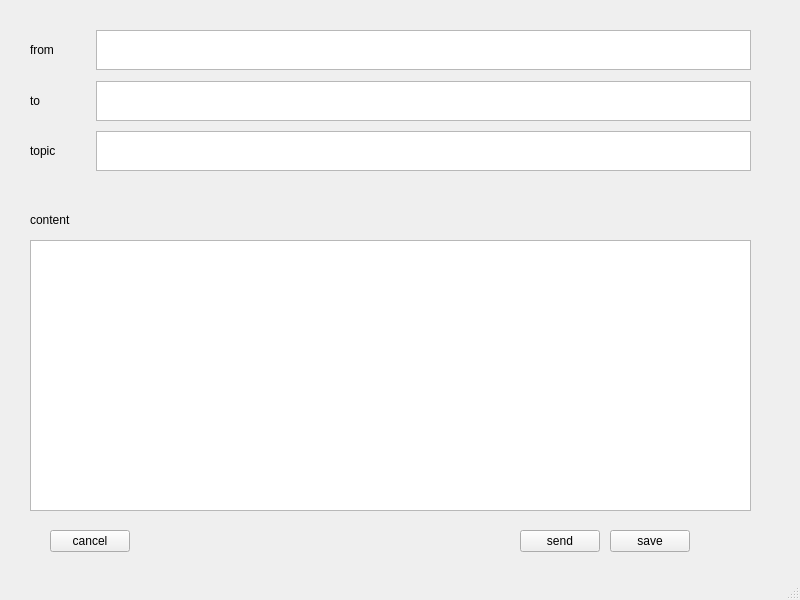
<?xml version="1.0" encoding="UTF-8"?>
<ui version="4.0">
 <class>NewMailWindow</class>
 <widget class="QMainWindow" name="NewMailWindow">
  <property name="geometry">
   <rect>
    <x>0</x>
    <y>0</y>
    <width>800</width>
    <height>600</height>
   </rect>
  </property>
  <property name="windowTitle">
   <string>MainWindow</string>
  </property>
  <widget class="QWidget" name="centralwidget">
   <widget class="QWidget" name="horizontalLayoutWidget">
    <property name="geometry">
     <rect>
      <x>30</x>
      <y>29</y>
      <width>721</width>
      <height>42</height>
     </rect>
    </property>
    <layout class="QHBoxLayout" name="horizontalLayout">
     <item>
      <widget class="QLabel" name="fromLabel">
       <property name="minimumSize">
        <size>
         <width>60</width>
         <height>40</height>
        </size>
       </property>
       <property name="text">
        <string>from</string>
       </property>
      </widget>
     </item>
     <item>
      <widget class="QTextEdit" name="fromTextEdit">
       <property name="maximumSize">
        <size>
         <width>16777215</width>
         <height>40</height>
        </size>
       </property>
      </widget>
     </item>
    </layout>
   </widget>
   <widget class="QWidget" name="horizontalLayoutWidget_2">
    <property name="geometry">
     <rect>
      <x>30</x>
      <y>80</y>
      <width>721</width>
      <height>42</height>
     </rect>
    </property>
    <layout class="QHBoxLayout" name="horizontalLayout_2">
     <item>
      <widget class="QLabel" name="toLabel">
       <property name="minimumSize">
        <size>
         <width>60</width>
         <height>40</height>
        </size>
       </property>
       <property name="text">
        <string>to</string>
       </property>
      </widget>
     </item>
     <item>
      <widget class="QTextEdit" name="toTextEdit">
       <property name="maximumSize">
        <size>
         <width>16777215</width>
         <height>40</height>
        </size>
       </property>
      </widget>
     </item>
    </layout>
   </widget>
   <widget class="QLabel" name="contentLabel">
    <property name="geometry">
     <rect>
      <x>30</x>
      <y>200</y>
      <width>59</width>
      <height>40</height>
     </rect>
    </property>
    <property name="minimumSize">
     <size>
      <width>0</width>
      <height>40</height>
     </size>
    </property>
    <property name="text">
     <string>content</string>
    </property>
   </widget>
   <widget class="QTextEdit" name="contentTextEdit">
    <property name="geometry">
     <rect>
      <x>30</x>
      <y>240</y>
      <width>721</width>
      <height>271</height>
     </rect>
    </property>
    <property name="maximumSize">
     <size>
      <width>16777215</width>
      <height>16777215</height>
     </size>
    </property>
   </widget>
   <widget class="QPushButton" name="sendButton">
    <property name="geometry">
     <rect>
      <x>520</x>
      <y>530</y>
      <width>80</width>
      <height>22</height>
     </rect>
    </property>
    <property name="text">
     <string>send</string>
    </property>
   </widget>
   <widget class="QPushButton" name="saveButton">
    <property name="geometry">
     <rect>
      <x>610</x>
      <y>530</y>
      <width>80</width>
      <height>22</height>
     </rect>
    </property>
    <property name="text">
     <string>save</string>
    </property>
   </widget>
   <widget class="QWidget" name="horizontalLayoutWidget_3">
    <property name="geometry">
     <rect>
      <x>30</x>
      <y>130</y>
      <width>721</width>
      <height>42</height>
     </rect>
    </property>
    <layout class="QHBoxLayout" name="horizontalLayout_3">
     <item>
      <widget class="QLabel" name="topicLabel">
       <property name="minimumSize">
        <size>
         <width>60</width>
         <height>40</height>
        </size>
       </property>
       <property name="text">
        <string>topic</string>
       </property>
      </widget>
     </item>
     <item>
      <widget class="QTextEdit" name="topicTextEdit">
       <property name="maximumSize">
        <size>
         <width>16777215</width>
         <height>40</height>
        </size>
       </property>
      </widget>
     </item>
    </layout>
   </widget>
   <widget class="QPushButton" name="cancelButton">
    <property name="geometry">
     <rect>
      <x>50</x>
      <y>530</y>
      <width>80</width>
      <height>22</height>
     </rect>
    </property>
    <property name="text">
     <string>cancel</string>
    </property>
   </widget>
  </widget>
  <widget class="QMenuBar" name="menubar">
   <property name="geometry">
    <rect>
     <x>0</x>
     <y>0</y>
     <width>800</width>
     <height>19</height>
    </rect>
   </property>
  </widget>
  <widget class="QStatusBar" name="statusbar"/>
 </widget>
 <resources/>
 <connections/>
</ui>
